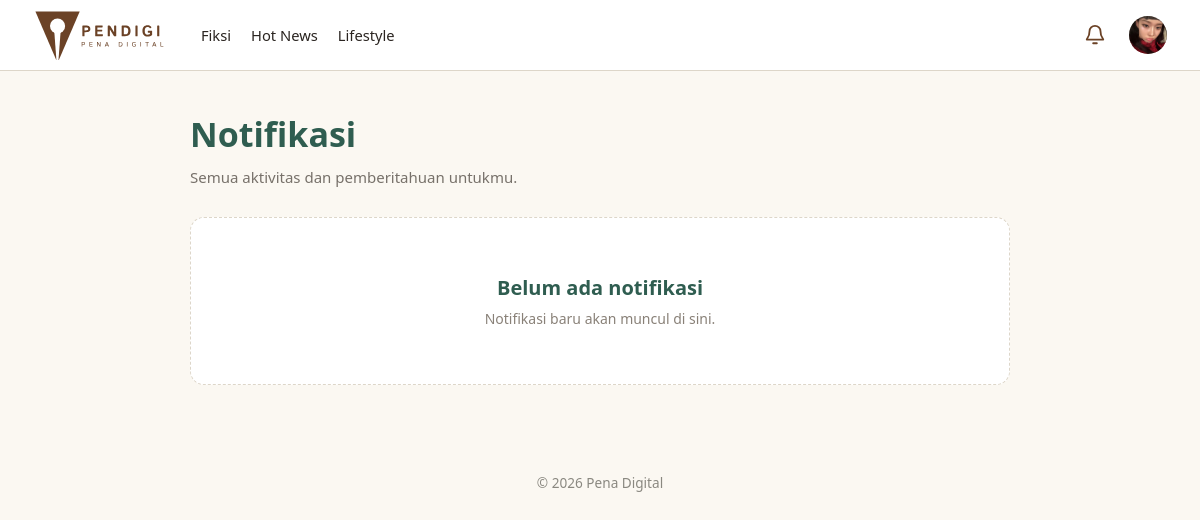
The page /accounts/notifikasi/ (signed in) on the database its author committed.
### articles/models.py (models this page shows, shortened)
class Categories(models.Model):
    name = models.CharField(max_length=50, unique=True)
    class Meta:
        verbose_name_plural = "Categories"

### accounts/models.py (models this page shows, shortened)
class Users(AbstractUser):
    role = models.CharField(
        max_length=20,
        choices=Role.choices,
        default=Role.PEMBACA
    )
    status_kontributor = models.CharField(
        max_length=20,
        choices=StatusKontributor.choices,
        default=StatusKontributor.NONE
    )
    profile_picture = models.ImageField(upload_to='profile_pictures/', null=True, blank=True)
    bio = models.CharField(max_length=150, blank=True)
    banner_picture = models.ImageField(
        upload_to='profile_banners/',
        blank=True,
        null=True,
    )
    publisher_id = models.CharField(
        max_length=20,
        unique=True,
        null=True,
        blank=True,
        verbose_name='ID Publisher',
    )

### accounts/views.py (the view)
@login_required
def notifications_list(request):
    activities = (
        Activity.objects
        .filter(recipient=request.user)
        .select_related(
            'actor',
            'article',
            'chapter',
            'chapter__story',
        )
        .order_by('-created_at')
    )
    paginator = Paginator(activities, 10)
    page_obj = paginator.get_page(request.GET.get('page'))
    return render(
        request,
        'accounts/notifications_list.html',
        {
            'page_obj': page_obj,
            'breadcrumb': 'Notifikasi',
        }
    )

### articles/context_processor.py (called while the page is built)
def navbar_categories(request):
    return {
        'navbar_categories': Categories.objects.all().order_by('name')
    }

### fiction/context_processors.py (called while the page is built)
def fiction_navigation(request):
    all_tags_raw = (
        Stories.objects
        .filter(status=StatusStory.APPROVED)
        .exclude(tags='')
        .values_list('tags', flat=True)
    )
    unique_tags = set()
    for tag_string in all_tags_raw:
        for tag in tag_string.split():
            tag = tag.strip().lower()
            if tag:
                unique_tags.add(tag)
    return {
        'fiction_tags': sorted(unique_tags),
    }

### interactions/context_processors.py (called while the page is built)
def navbar_notifications(request):
    if not request.user.is_authenticated:
        return {
            'navbar_notifications': [],
            'navbar_unread_count': 0,
        }
    from .models import Activity
    activities = (
        Activity.objects
        .filter(recipient=request.user)
        .select_related(
            'actor',
            'article',
            'chapter',
            'chapter__story',
        )
        .order_by('-created_at')
    )
    return {
        'navbar_notifications': activities[:5],
        'navbar_unread_count': activities.filter(
            is_read=False
        ).count(),
    }

### accounts/templates/accounts/notifications_list.html (shortened to what this page needs)
{% extends 'app_base.html' %}
{% load static %}
{% block content %}
<section class="notifications-page">
    <header class="notifications-page-header">
        <div>
            <h1>Notifikasi</h1>
            <p>Semua aktivitas dan pemberitahuan untukmu.</p>
        </div>
    </header>
    <div class="notifications-list">
    {% for activity in page_obj %}
        {% if activity.action_type == 'contributor_approved' or activity.action_type == 'contributor_rejected' or activity.action_type == 'contributor_revoked' %}
            <a
                {% if activity.action_type == 'contributor_revoked' %}
                    href="#"
                {% else %}
                    href="{% url 'contributor_application_status' %}"
                {% endif %}
                class="notification-card {% if not activity.is_read %}is-unread{% endif %}"
                style="text-decoration: none; color: inherit;"
            >
                <div class="notification-card-avatar">
                    {% if activity.action_type == 'contributor_approved' %}
                        <span class="notification-system-icon notification-approved-icon">
                            ✓
                        </span>
                    {% elif activity.action_type == 'contributor_rejected' %}
                        <span class="notification-system-icon notification-rejected-icon">
                            !
                        </span>
                    {% else %}
                        <span class="notification-system-icon notification-revoked-icon">
                            &#128276;
                        </span>
                    {% endif %}
                </div>
                <div class="notification-card-content">
                    <p class="notification-message">
                        {% if activity.action_type == 'contributor_approved' %}
                            <strong>Pengajuan kontributor disetujui</strong>
                            Pengajuan kamu telah disetujui. Selamat bergabung sebagai kontributor Pena Digital!
                        {% elif activity.action_type == 'contributor_rejected' %}
                            <strong>Pengajuan kontributor ditolak</strong>
                            Pengajuan kamu ditolak. Silakan periksa catatan admin untuk mengetahui alasannya.
                        {% else %}
                            <strong>Hak akses penulis dicabut</strong>
                            {{ activity.message }}
                        {% endif %}
                    </p>
                    <time datetime="{{ activity.created_at|date:'c' }}">
                        {{ activity.created_at|timesince }} lalu
                    </time>
                </div>
                {% if not activity.is_read %}
                    <span
                        class="notification-unread-indicator"
                        title="Belum dibaca"
                        aria-label="Belum dibaca">
                    </span>
                {% endif %}
            </a>
        {% else %}
            <article class="notification-card {% if not activity.is_read %}is-unread{% endif %}">
                <div class="notification-card-avatar">
                    {% if activity.action_type == 'approved' %}
                        <span class="notification-system-icon notification-approved-icon">✓</span>
                    {% elif activity.action_type == 'rejected' %}
                        <span class="notification-system-icon notification-rejected-icon">!</span>
                    {% elif activity.actor %}
                        {% if activity.actor.profile_picture %}
                            <img
                                src="{{ activity.actor.profile_picture.url }}"
                                alt="{{ activity.actor.username }}"
                            >
                        {% else %}
                            <span>{{ activity.actor.username|first|upper }}</span>
                        {% endif %}
                    {% else %}
                        <span class="notification-system-icon">●</span>
                    {% endif %}
                </div>
                <div class="notification-card-content">
                    <p class="notification-message">
                        {% if activity.action_type == 'approved' %}
                            <strong>Konten disetujui</strong>
                            {% if activity.article %}
                                Artikel "{{ activity.article.title }}" telah disetujui oleh admin.
                            {% elif activity.chapter %}
                                Bab "{{ activity.chapter.title }}" dari karya "{{ activity.chapter.story.title }}" telah disetujui oleh admin.
                            {% else %}
                                Konten kamu telah disetujui oleh admin.
                            {% endif %}
                        {% elif activity.action_type == 'rejected' %}
                            <strong>Konten ditolak</strong>
                            {% if activity.article %}
                                Artikel "{{ activity.article.title }}" ditolak oleh admin.
                            {% elif activity.chapter %}
                                Bab "{{ activity.chapter.title }}" dari karya "{{ activity.chapter.story.title }}" ditolak oleh admin.
                            {% else %}
                                Konten kamu ditolak oleh admin.
                            {% endif %}
                        {% elif activity.action_type == 'comment_reply' %}
                            {% if activity.actor %}
                                <strong>{{ activity.actor.username }}</strong>
                            {% endif %}
                            membalas komentar Anda
                            {% if activity.article %}
                                pada artikel "{{ activity.article.title }}"
                            {% endif %}.
                            {% if activity.message and 'membalas komentar Anda:' in activity.message %}
                                {{ activity.message|cut:'membalas komentar Anda:' }}
                            {% endif %}
                        {% else %}
                            {% if activity.actor %}
                                <strong>{{ activity.actor.username }}</strong>
                            {% else %}
                                <strong>Sistem</strong>
                            {% endif %}
                            {{ activity.message|default:activity.get_action_type_display }}
                        {% endif %}
                    </p>
                    <time datetime="{{ activity.created_at|date:'c' }}">
                        {{ activity.created_at|timesince }} lalu
                    </time>
                </div>
                {% if not activity.is_read %}
                    <span
                        class="notification-unread-indicator"
                        title="Belum dibaca"
                        aria-label="Belum dibaca">
                    </span>
                {% endif %}
            </article>
        {% endif %}
    {% empty %}
        <div class="notifications-empty">
            <h2>Belum ada notifikasi</h2>
            <p>Notifikasi baru akan muncul di sini.</p>
        </div>
    {% endfor %}
    </div>
</section>
{% endblock %}

### templates/app_base.html (shortened to what this page needs)
{% extends 'base.html' %}
{% load static %}
{% block body %}
<header class="navbar">
    <a
        href="{% url 'articles:article_list' %}"
        class="brand"
    >
        <img
            src="{% static 'images/pendigi-logo-tulisan.svg' %}"
            alt="Pena Digital"
            class="logo"
        >
    </a>
    <div
        class="navbar-collapse"
        id="navbarCollapse"
    >
        <nav class="nav-links">
            {% for cat in navbar_categories %}
                {% if cat.name|lower != 'non-fiksi' %}
                    {% if cat.name|lower == 'fiksi' %}
                        <a href="{% url 'fiction:story_list' %}">
                            {{ cat.name }}
                        </a>
                    {% else %}
                        <a href="{% url 'articles:article_list' %}?kategori={{ cat.name|urlencode }}">
                            {{ cat.name }}
                        </a>
                    {% endif %}
                {% endif %}
            {% endfor %}
        </nav>
        <div class="navbar-actions">
            {% if user.is_authenticated %}
            <div class="navbar-dropdown notification-dropdown">
                <button
                    type="button"
                    class="navbar-icon-button notification-button"
                    aria-label="Notifikasi"
                    aria-expanded="false"
                    title="Notifikasi"
                >
                    <svg
                        xmlns="http://www.w3.org/2000/svg"
                        width="22"
                        height="22"
                        viewBox="0 0 24 24"
                        fill="none"
                        stroke="currentColor"
                        stroke-width="2"
                        stroke-linecap="round"
                        stroke-linejoin="round"
                    >
                        <path d="M18 8a6 6 0 0 0-12 0c0 7-3 7-3 9h18c0-2-3-2-3-9"/>
                        <path d="M10 21h4"/>
                    </svg>
                </button>
            </div>
                <div class="navbar-dropdown profile-dropdown">
                    <button
                        type="button"
                        class="navbar-profile-button"
                        aria-label="Menu profil"
                        aria-expanded="false"
                    >
                        {% if user.profile_picture %}
                            <img
                                src="{{ user.profile_picture.url }}"
                                alt="{{ user.username }}"
                                class="navbar-profile-avatar"
                            >
                        {% else %}
                            <span class="navbar-profile-avatar navbar-profile-placeholder">
                                {{ user.username|first|upper }}
                            </span>
                        {% endif %}
                    </button>
                </div>
            {% endif %}
        </div>
    </div>
</header>
<main class="content">
    {% block content %}
    {% endblock %}
</main>
<footer class="footer">
    <p>
        &copy; {% now 'Y' %} Pena Digital
    </p>
</footer>
{% endblock %}

### static/css/base.css (style rules this page uses)
:root { --paper: #FBF8F2; --ink: #2F5D50; --ink-dark: #234840; --brown: #6B4226; --brown-dark: #54331d; --divider: #DDD6C9; --text: #2A2420; }
* { box-sizing: border-box; margin: 0; padding: 0; }
body { font-family: system-ui, -apple-system, sans-serif; background: var(--paper); color: var(--text); }
a { color: inherit; }
.content { max-width: 1000px; margin: 32px auto; padding: 0 16px; }
.footer { text-align: center; padding: 24px; color: #8a8880; font-size: 0.85rem; }
.navbar { position: relative; display: flex; align-items: center; width: 100%; padding: 10px 32px; background: #fff; border-bottom: 1px solid var(--divider); gap: 28px; z-index: 1000; }
.brand { display: flex; align-items: center; flex-shrink: 0; text-decoration: none; }
.logo { display: block; width: auto; height: 50px; }
.navbar-collapse { display: flex; align-items: center; justify-content: space-between; flex: 1; min-width: 0; gap: 24px; }
.nav-links { display: flex; align-items: center; gap: 20px; white-space: nowrap; }
.nav-links a { color: var(--text); font-size: 0.92rem; text-decoration: none; transition: color .15s ease; }
.navbar-actions { display: flex; align-items: center; gap: 14px; flex-shrink: 0; }
.navbar-icon-button { display: flex; align-items: center; justify-content: center; width: 38px; height: 38px; padding: 0; border: none; background: transparent; color: var(--brown); cursor: pointer; border-radius: 50%; transition: background .15s ease, color .15s ease; }
.navbar-profile-button { display: flex; align-items: center; justify-content: center; width: 40px; height: 40px; padding: 0; border: none; background: transparent; cursor: pointer; border-radius: 50%; }
.navbar-profile-avatar { display: flex; align-items: center; justify-content: center; width: 38px; height: 38px; border-radius: 50%; object-fit: cover; background: #d8d3c8; color: var(--text); font-size: .9rem; font-weight: 600; }
.navbar-dropdown { position: relative; }
.notification-dropdown { position: relative; }
.notification-button { position: relative; display: flex; align-items: center; justify-content: center; }
.notification-button { position: relative; }
.notifications-page { width: min(100% - 40px, 820px); margin: 40px auto 64px; color: var(--text, #2A2420); }
.notifications-page-header { margin-bottom: 28px; }
.notifications-page-header h1 { margin: 0 0 8px; font-size: clamp(26px, 4vw, 34px); font-weight: 700; color: var(--ink, #2F5D50); }
.notifications-page-header p { margin: 0; color: #77716A; font-size: 15px; line-height: 1.6; }
.notifications-list { display: flex; flex-direction: column; gap: 12px; }
.notifications-empty { padding: 56px 24px; text-align: center; background: #FFFFFF; border: 1px dashed var(--divider, #DDD6C9); border-radius: 14px; }
.notifications-empty h2 { margin: 0 0 8px; color: var(--ink, #2F5D50); font-size: 20px; }
.notifications-empty p { margin: 0; color: #898178; font-size: 14px; }

### rows shown on the page
Categories: name "Fiksi"
Categories: name "Hot News"
Categories: name "Lifestyle"
Users: profile_picture (picture)
